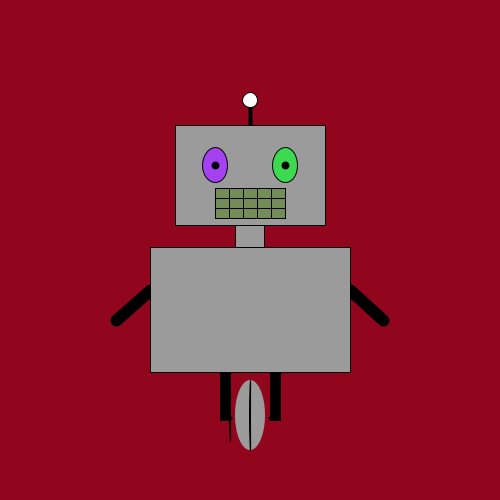
Frame 1 (no input)
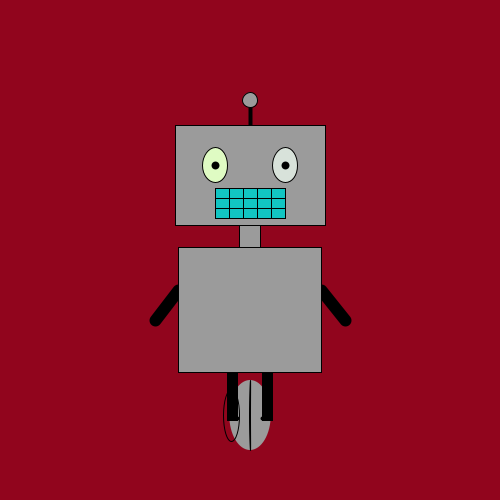
Frame 60 (the mouse pressed at the canvas centre just before this capture)
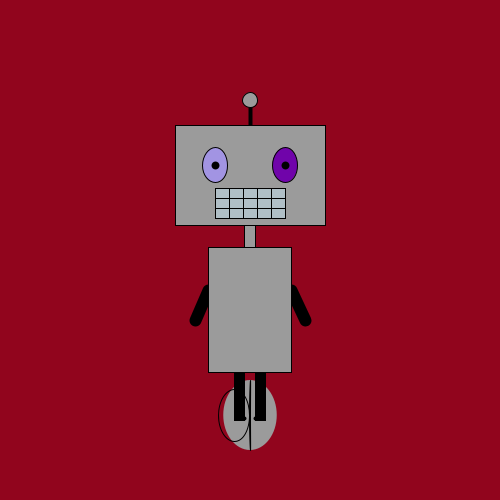
Frame 120 (the mouse held since frame 60 and released just before this capture)

The Processing sketch that drew these frames (run headless with seeded random() and noise(); from frame 60 on, the mouse is pressed at the canvas centre):

// Processing sketch: Trying_to_make_Brobot_rotate
// ── Trying_to_make_Brobot_rotate.pde
//Exercise 4-6 and 4-7

float leftEyeRed;
float leftEyeGreen;
float leftEyeBlue;

float rightEyeRed;
float rightEyeGreen;
float rightEyeBlue;

float mouthRed;
float mouthGreen;
float mouthBlue;

float headX;
float headY;

float mouthX;
float mouthY;

float neckX;
float neckY;
float neckW;

float torsoX;
float torsoY;
float torsoW;
float torsoH;
float torsoMaxBredde;
float torsoMinBredde;

float rightLegX;
float rightLegY;
float leftLegX;
float leftLegY;
float legW;
float legH;
float legChange=0;

float hjulbenX;
float hjulbenY;
float hjulbenW;

int heartbeat;
float direction;
float change = 0.5;

void setup() {
  size(500, 500);
  //Diverse variabler
  torsoX = width/2;
  torsoY = 310;
  torsoW = 200;
  torsoH = 125;
  rightLegX = torsoX-torsoW/8;
  rightLegY = 396;
  leftLegX = torsoX+torsoW/8;
  leftLegY = 396;
  legW = 10;
  legH = 48;
  smooth();
  println("I am Brobot and I suply wireless water");
}

void draw() {
  rectMode(CENTER);
  ellipseMode(CENTER);
  background(145, 5, 29);
  //heartbeat = (200 - frameCount%400);


  //Brobots antenne
  strokeWeight(4);
  line(250, 125, 250, 100);

  //Kuglen på antennen
  strokeWeight(1);
  ellipse(250, 100, 15, 15);

  //Brobots hovede
  strokeWeight(1);
  fill(155);
  headX = width/2;
  headY = 175;
  rect(headX, headY, 150, 100);

  //Brobots øjne
  strokeWeight(1);
  leftEyeRed = random(255);
  leftEyeGreen = random(255);
  leftEyeBlue = random(255);
  fill(leftEyeRed, leftEyeGreen, leftEyeBlue);
  ellipse(215, 165, 25, 35);
  rightEyeRed = random(255);
  rightEyeGreen = random(255);
  rightEyeBlue = random(255);
  fill(rightEyeRed, rightEyeGreen, rightEyeBlue);
  ellipse(285, 165, 25, 35);

  //Brobots pupiller
  strokeWeight(8);
  point(215, 165);
  point(285, 165);

  //Brobots mund
  strokeWeight(1);
  mouthRed = random(255);
  mouthGreen = random(255);
  mouthBlue = random(255);
  fill(mouthRed, mouthGreen, mouthBlue);
  mouthX = width/2;
  mouthY = 203;
  rect(mouthX, mouthY, 70, 30);

  //Brobots tænder (horisontal)
  line(215, 198, 285, 198);
  line(215, 208, 285, 208);

  //Brobots tænder (vertical) 14
  line(229, 188, 229, 218);
  line(243, 188, 243, 218);
  line(257, 188, 257, 218);
  line(271, 188, 271, 218);

  //Brobots hals
  fill(155);
  neckX = width/2;
  neckY = 238;
  neckW = torsoW/7;
  rect(neckX, neckY, neckW, 25);

  //Brobots venstre arm
  strokeWeight(12);
  line(torsoX+torsoW/2, 290, torsoW/6+torsoX+torsoW/2, 320);

  //Brobots højre arm
  line(torsoX-torsoW/2, 290, -torsoW/6+torsoX-torsoW/2, 320);

  //Brobots hjulben (Dette er selve hjulet)
  noStroke();
  hjulbenX = torsoX;
  hjulbenY = 415;
  hjulbenW = 30;
  ellipse(hjulbenX, hjulbenY, 30+(40-torsoW/5), 70);

  //Linjerne i hjulet
  stroke(0);
  strokeWeight(1);
  //line(hjulbenX-hjulbenW/3, 388, hjulbenX-hjulbenW/3, 440);
  //line(hjulbenX, 380, hjulbenX, 450);
  //line(hjulbenX+hjulbenW/3, 388, hjulbenX+hjulbenW/3, 440);
  noFill();
  direction = cos((2*PI*(frameCount%800)/800));
  println(direction);
  ellipse(hjulbenX-hjulbenW/3-10*direction, 415, 1+52*(200-torsoW)/200, 52);       //Højre
  //ellipse(hjulbenX-hjulbenW/3+(15-torsoW*hjulbenW/600) ,415, 1, 52);
  ellipse(hjulbenX, 415, 1, 70);                  //Midter "Linjen"
  //ellipse(hjulbenX+hjulbenW/3-(200*hjulbenW/600-torsoW*hjulbenW/600) ,415, 1+52*(200-torsoW)/200, 52);     //Venstre

  //Brobots ben
  stroke(0);
  fill(0);
  strokeWeight(1);

  //Højre Ben
  if (torsoW<10 && torsoW>0) {
    legChange +=change;
  }
  rightLegX = torsoX-torsoW/8;
  //rect(rightLegX, rightLegY, legW, legH);
  rect(rightLegX, rightLegY, legW+legChange, legH);
  //println(legChange + " - " + change);

  //Venstre ben
  leftLegX = torsoX+torsoW/8;
  rect(leftLegX, leftLegY, legW+legChange, legH);

  //Hænglserne
  strokeWeight(4);
  //Right dot
  point(rightLegX+(legW+legChange)/2, 418);
  //Left dot
  point(leftLegX-(legW+legChange)/2, 418);



  //Brobots torso
  strokeWeight(1);
  fill(155);
  rect(torsoX, torsoY, torsoW, torsoH);
  torsoW = torsoW+change;           // Opdaterer bredden

  //Hvis rect når højre bredde på torsos størrelse, skift da retning til venstre
  if (torsoW >= 200) {
    change = -1;
  }

  //Hvis rect når venstre bredde på torsos størrelse, skift retning til højre
  if (torsoW <= 0) {
    change = 1;
  }



  //Fun and games
  //rectMode(CENTER);
  //rect(mouseX,mouseY,30,30);
}

// ── Brobot_Class.pde
class Brobot {
  float leftEyeRed;
  float leftEyeGreen;
  float leftEyeBlue;

  float rightEyeRed;
  float rightEyeGreen;
  float rightEyeBlue;

  float mouthRed;
  float mouthGreen;
  float mouthBlue;

  float headX;
  float headY;

  float mouthX;
  float mouthY;

  float neckX;
  float neckY;
  float neckW;

  float torsoX;
  float torsoY;
  float torsoW;
  float torsoH;
  float torsoMaxBredde;
  float torsoMinBredde;

  float rightLegX;
  float rightLegY;
  float leftLegX;
  float leftLegY;
  float legW;
  float legH;
  float legChange=0;

  float hjulbenX;
  float hjulbenY;
  float hjulbenW;

  int heartbeat;
  float direction;
  float change = 0.5;

  //Constructor
  Brobot(float tempX) {
    //Diverse variabler
    torsoX = tempX;
    torsoY = 310;
    torsoW = 200;
    torsoH = 125;
    rightLegX = torsoX-torsoW/8;
    rightLegY = 396;
    leftLegX = torsoX+torsoW/8;
    leftLegY = 396;
    legW = 10;
    legH = 48;
  }

  //Tegner Brobot
  void drawBrobot() {
    rectMode(CENTER);
    ellipseMode(CENTER);
    headX = torsoX;
    headY = torsoY - 135; //175 for referance
    //Brobots antenne
    strokeWeight(4);
    line(headX, headY-50, headX, headY-75);

    //Kuglen på antennen
    strokeWeight(1);
    ellipse(headX, headY-75, 15, 15);

    //Brobots hovede
    strokeWeight(1);
    fill(155);
    rect(headX, headY, 150, 100);

    //Brobots øjne
    strokeWeight(1);
    leftEyeRed = random(255);
    leftEyeGreen = random(255);
    leftEyeBlue = random(255);
    fill(leftEyeRed, leftEyeGreen, leftEyeBlue);
    ellipse(headX-35, headY-10, 25, 35);

    rightEyeRed = random(255);
    rightEyeGreen = random(255);
    rightEyeBlue = random(255);
    fill(rightEyeRed, rightEyeGreen, rightEyeBlue);
    ellipse(headX+35, headY-10, 25, 35);

    //Brobots pupiller
    strokeWeight(8);
    point(headX-35, headY-10);
    point(headX+35, headY-10);

    //Brobots mund
    strokeWeight(1);
    mouthRed = random(255);
    mouthGreen = random(255);
    mouthBlue = random(255);
    fill(mouthRed, mouthGreen, mouthBlue);
    rect(headX, headY+28, 70, 30);

    

    //Brobots tænder (horisontal)
    line(headX-35, headY+23, headX+35, headY+23);
    line(headX-35, headY+32, headX+35, headY+32);
                                                        //Lav tænderne med array og et loop, så de kan skifte farve for hver tand.
    //Brobots tænder (vertical) 14
    line(headX-21, headY+13, headX-21, headY+43);
    line(headX-7, headY+13, headX-7, headY+43);
    line(headX+7, headY+13, headX+7, headY+43);
    line(headX+21, headY+13, headX+21, headY+43);

    //Brobots hals
    fill(155);
    neckX = torsoX;
    neckY = torsoY-72;
    neckW = torsoW/7;
    rect(neckX, neckY, neckW, 25);

    //Brobots venstre arm
    strokeWeight(12);
    line(torsoX+torsoW/2, 290, torsoW/6+torsoX+torsoW/2, 320);

    //Brobots højre arm
    line(torsoX-torsoW/2, 290, -torsoW/6+torsoX-torsoW/2, 320);

    //Brobots hjulben (Dette er selve hjulet)
    noStroke();
    hjulbenX = torsoX;
    hjulbenY = 415;
    hjulbenW = 30;
    ellipse(hjulbenX, hjulbenY, 30+(40-torsoW/5), 70);

    //Linjerne i hjulet
    stroke(0);
    strokeWeight(1);
    //line(hjulbenX-hjulbenW/3, 388, hjulbenX-hjulbenW/3, 440);
    //line(hjulbenX, 380, hjulbenX, 450);
    //line(hjulbenX+hjulbenW/3, 388, hjulbenX+hjulbenW/3, 440);
    noFill();
    direction = cos((2*PI*(frameCount)/400));
    println(direction);

    ellipse(hjulbenX-hjulbenW/3-10*direction, 415, 1+52*(200-torsoW)/200, 52);       //Højre
    ellipse(hjulbenX+hjulbenW/3+10*direction, 415, 1+52*(200-torsoW)/200, 52);
    //ellipse(hjulbenX-hjulbenW/3+(15-torsoW*hjulbenW/600) ,415, 1, 52);
    ellipse(hjulbenX, 415, 1, 70);                  //Midter "Linjen"
    //ellipse(hjulbenX+hjulbenW/3-(200*hjulbenW/600-torsoW*hjulbenW/600) ,415, 1+52*(200-torsoW)/200, 52);     //Venstre

    //Brobots ben
    stroke(0);
    fill(0);
    strokeWeight(1);

    //Højre Ben
    if (torsoW<10 && torsoW>0) {
      legChange +=change;
    }
    rightLegX = torsoX-torsoW/8;
    //rect(rightLegX, rightLegY, legW, legH);
    rect(rightLegX, rightLegY, legW+legChange, legH);
    //println(legChange + " - " + change);

    //Venstre ben
    leftLegX = torsoX+torsoW/8;
    rect(leftLegX, leftLegY, legW+legChange, legH);

    //Hænglserne
    strokeWeight(4);
    //Right dot
    point(rightLegX+(legW+legChange)/2, 418);
    //Left dot
    point(leftLegX-(legW+legChange)/2, 418);



    //Brobots torso ---- Er hernede da den skygger over hemmelighederne bag torso.
    strokeWeight(1);
    fill(155);
    rect(torsoX, torsoY, torsoW, torsoH);
    torsoW = torsoW+change;           // Opdaterer bredden

    //Hvis rect når højre bredde på torsos størrelse, skift da retning til venstre
    if (torsoW >= 200) {
      change = -1;
    }

    //Hvis rect når venstre bredde på torsos størrelse, skift retning til højre
    if (torsoW <= 0) {
      change = 1;
    }
  }
}
